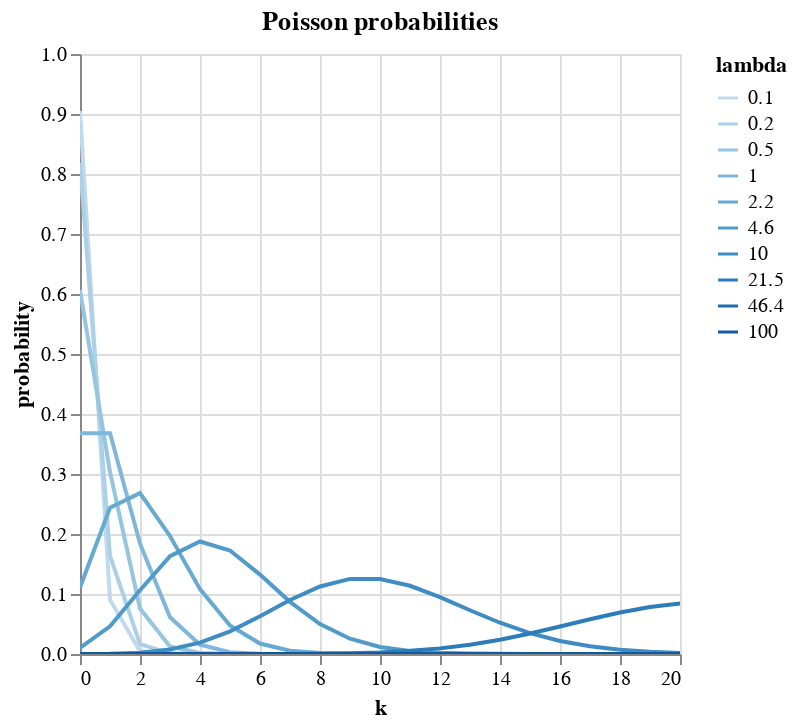

Notebook cell for this chart:
### Code cell
lambda_ = np.round(np.logspace(-1, 2, num=10), 1)
k = np.linspace(0, 20, endpoint=True, dtype=int)
k_factorial = [math.factorial(k) for k in k]
(
    pl.DataFrame({
        'k': np.concat([k] * len(lambda_)),
        'k_factorial': np.concat([k_factorial] * len(lambda_)),
        'lambda': np.concat([np.full(len(k), i) for i in lambda_]),
    })
    .with_columns(
        pl.col('lambda').neg().exp().mul(pl.col('lambda') ** pl.col('k')).truediv(pl.col('k_factorial')).alias('probability')
    )
    .plot.line(
        x='k',
        y='probability',
        color='lambda:O',
    )
    .properties(
        title='Poisson probabilities'
    )
)

### Figure 1 — Vega-Lite specification as saved in the notebook (floating-point values rounded to 4 significant figures; data arrays with more than 128 entries replaced by an {"elided": "..."} marker saying what was removed)
{"config": {"view": {"continuousWidth": 300, "continuousHeight": 300}}, "data": {"name": "data-b8eca271ba06fba2247b2b2547cb52d1"}, "mark": {"type": "line", "tooltip": true}, "encoding": {"color": {"field": "lambda", "type": "ordinal"}, "x": {"field": "k", "type": "quantitative"}, "y": {"field": "probability", "type": "quantitative"}}, "params": [{"name": "param_4", "select": {"type": "interval", "encodings": ["x", "y"]}, "bind": "scales"}], "title": "Poisson probabilities", "$schema": "https://vega.github.io/schema/vega-lite/v5.20.1.json", "datasets": {"data-b8eca271ba06fba2247b2b2547cb52d1": {"elided": "500 records"}}}
